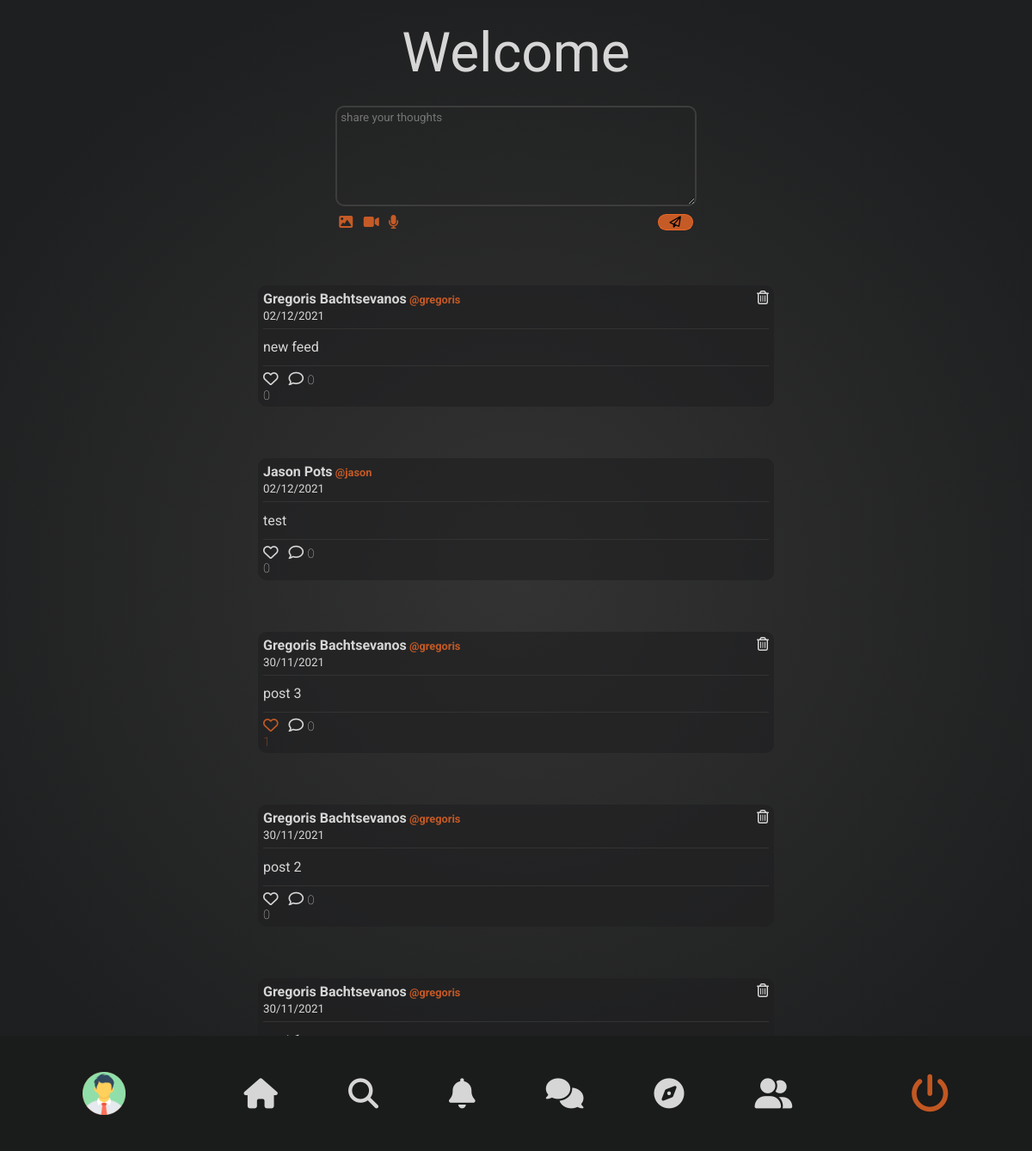
/homepage.php (signed in), run on the app's committed database.
### tables this page shows
CREATE TABLE `users` (
  `id` int(10) UNSIGNED NOT NULL,
  `username` varchar(20) DEFAULT NULL,
  `fullname` varchar(60) DEFAULT NULL,
  `bio` varchar(300) DEFAULT NULL,
  `avatar` varchar(50) DEFAULT NULL,
  `type` tinyint(4) DEFAULT 1,
  `status` tinyint(4) DEFAULT 0,
  `followers` int(10) UNSIGNED DEFAULT 0,
  `following` int(10) UNSIGNED DEFAULT 0,
  `auth_key` varchar(50) DEFAULT NULL
);

CREATE TABLE `posts` (
  `id` int(10) UNSIGNED NOT NULL,
  `user_id` int(10) UNSIGNED DEFAULT NULL,
  `parent_id` int(10) UNSIGNED DEFAULT NULL,
  `message` varchar(1000) DEFAULT NULL,
  `video` varchar(100) DEFAULT NULL,
  `images` varchar(100) DEFAULT NULL,
  `audio` varchar(30) DEFAULT NULL,
  `date_created` datetime DEFAULT NULL,
  `total_views` int(10) UNSIGNED DEFAULT 0,
  `total_reposts` int(10) UNSIGNED DEFAULT 0,
  `total_likes` int(10) UNSIGNED DEFAULT 0,
  `total_comments` int(10) UNSIGNED DEFAULT 0,
  `mentions` varchar(255) DEFAULT NULL,
  `hashtags` varchar(255) DEFAULT NULL,
  `repost_id` int(10) UNSIGNED DEFAULT NULL
);

### app/model/settings.php (called while the page is built, shortened)
<?php
$dbhost = 'localhost';
$dbuser = 'root';
$dbpass = '';
$dbname = 'socialnetwork';
class DB extends SQL{
    public $pdo, $i='`';
    function __construct($c){
        extract($c);
        $this->pdo = new PDO($dsn, $user, $pass, $args);
    }
    function row($q, $p = NULL){
        return($s = $this->query($q, $p)) ? $s -> fetch(PDO::FETCH_OBJ) : 0;
    }
    function fetch($q,$p=NULL){
        return($s = $this->query($q,$p))?$s->fetchAll(PDO::FETCH_OBJ):0;
    }
    function query($q,$p=NULL){
        $s = $this->pdo -> prepare(self::$q[] = str_replace('"', $this->i, $q));
        $s -> execute($p);
        return $s;
    }
}
$config = array(
        'dsn' => 'mysql:host='.$dbhost.';dbname='.$dbname.'',
        'user' => $dbuser,
        'pass' => $dbpass,
        'args' => array(
			PDO::ATTR_ERRMODE => PDO::ERRMODE_EXCEPTION,
			PDO::MYSQL_ATTR_INIT_COMMAND => "SET NAMES utf8"
        )
);
$db = new DB($config);
?>

### public/includes/feeds.php (the view, shortened to what this page needs)
<?php
foreach(array_reverse($rows) as $post):
    $sql = "SELECT `fullname`, `username`, id FROM `users` WHERE `id` = '$post->user_id'";
    $row = $db->row($sql);
    $liked_class = '';
    $sql = 'SELECT `date` FROM posts_likes WHERE post_id = ? AND user_id = ?';
    $params = array($post->id, $_SESSION['user']);
    $like = $db->row($sql, $params);
    if(isset($like->date)){
        $liked_class = 'liked';
    }
    $rows = $db->fetch($sql, $params);?>
    <div class="feed" data-id="<?php echo $post->id ?>">
        <div class="feed-info">
            <div class="post-header">
                <?php echo "<h4>".ucwords($row->fullname)."<a href='../public/profile.php?id=".$row->id."'><span> @$row->username</span></a></h4>";
                echo $_SESSION['user'] === $post->user_id ?  "<i class='far fa-trash-alt delete-feed' data-id='$post->id'></i>" : null; ?>
            </div>
                <span><small><?php echo date("d/m/Y", strtotime($post->date_created)) ?></small></span>
            <hr>
        </div>
        <div class="feed-message">
            <p class="post-msg"><?php echo $post->message ?></p>
            <hr>
            <div class="reactions">
                <span class="fas fa-heart <?php echo $liked_class?>">
                    <small class="likes"><?php echo $post->total_likes?></small>
                </span>
                <div class="comment-body">
                    <span class="fas fa-comment" id="<?php echo $post->id ?>">
                        <small class="comment-count"><?php echo $post->total_comments?></small>
                    </span>
                </div>
            </div>
        </div>
    </div>
<?php endforeach; ?>

### public/includes/navigationbar.php (shortened to what this page needs)
<?php
        $sql = "SELECT * FROM users WHERE id = ?";
        $params = array($_SESSION['user']);
        $row = $db->row($sql, $params);
        if($row->avatar){
            $avatar = "<img style='width:100%' src='../files/assets/img/avatars/".$row->avatar."'>";
        }else{
            $avatar = "<span class='user-icon'>".substr(ucwords($row->fullname),0,1)."</span>";
        }
?>
<nav id='nav-container'>
    <ul id='nav-items'>
        <li id='nav-item'>
            <a id='user' href='./profile.php?id=<?php echo $_SESSION['user'] ?>'><?php echo $avatar ?></a>
        </li>
        <div id="space">
        <li id='nav-item'>
            <a href="./homepage.php"><i class='fas fa-home' style='font-size:35px'></i></a>
        </li>
        <li id='nav-item'>
            <a href="#"><i class='fas fa-search' style='font-size:35px'></i></a>
        </li>
        <li id='nav-item'>
            <a href="#"><i class='fas fa-bell' style='font-size:35px'></i></a>
        </li>
        <li id='nav-item'>
            <a href="#"><i class='fas fa-comments' style='font-size:35px'></i></a>
        </li>
        <li id='nav-item'>
            <a href="#"><i class='fas fa-compass' style='font-size:35px'></i></a>
        </li>
        <li id='nav-item'>
            <a href="#"><i class='fas fa-user-friends' style='font-size:35px'></i></a>
        </li>
        </div>
        <li id='nav-item'>
            <a id='logout' href='index.php?logout=1'><i class="fas fa-power-off" style="font-size:45px"></i></a>
        </li>
    </ul>
</nav>

### styles/style.css (style rules this page uses)
:root { --main-bg-color: radial-gradient(circle, rgba(51,51,51,1) 0%, rgba(30,31,32,1) 80%); --secondary-bg-color: rgba(30, 31, 32, 1); --main-text-color: #d6d6d6; --secondary-text-color: #fc6d26be; --small-text-size: .6rem; --middle-text-size: .9rem; }
* { padding: 0; margin: 0; box-sizing: border-box; font-family: "Roboto", sans-serif; outline: none; }
body { width: 100%; height: 100%; color: var(--main-text-color); background: var(--main-bg-color); }
.liked { color: var(--secondary-text-color); }
#feed-container #feed-controler .feed { border-radius: 10px; padding: 1%; margin: 10% 0; background-color: rgba(30, 31, 32, 0.6); }
#feed-container #feed-controler .feed .feed-info .post-header { display: flex; justify-content: space-between; }
#feed-container #feed-controler .feed .feed-info .post-header h4 a { text-decoration: none; }
#feed-container #feed-controler .feed .feed-info .post-header h4 a span { color: var(--secondary-text-color); font-size: 0.8rem; }
#feed-container #feed-controler .feed hr { border: none; border-top: 1px solid #333333; margin: 1% 0; }
#feed-container #feed-controler .feed .feed-message .post-msg { padding: 1% 0; }
#feed-container #feed-controler .feed .feed-message .reactions { display: flex; width: 100%; }
#feed-container #feed-controler .feed .feed-message .reactions .fa-heart { font-size: 1.1rem; font-weight: 100; height: 1%; width: 5%; }
#feed-container #feed-controler .feed .feed-message .reactions .comment-body { width: 90%; }
#feed-container #feed-controler .feed .feed-message .reactions .comment-body .fa-comment { font-size: 1.1rem; font-weight: 100; }
#nav-container { position: fixed; top: 0; width: 5%; height: 100%; background-color: #1a1b1be7; display: flex; flex-direction: row; z-index: 2; }
#nav-container #nav-items { height: 100%; width: 100%; margin: auto; display: flex; flex-direction: column; justify-content: space-between; }
#nav-container #nav-items #space { width: 100%; height: 50%; display: flex; flex-direction: column; justify-content: space-around; align-items: center; }
#nav-container #nav-items #nav-item { margin: auto; list-style: none; cursor: pointer; }
#nav-container #nav-items #nav-item a { color: var(--main-text-color); }
#nav-container #nav-items #nav-item #user { top: 5%; width: 50px; height: 50px; display: flex; border-radius: 50px; align-items: center; text-decoration: none; justify-content: center; color: var(--secondary-bg-color); background-color: var(--secondary-text-color); }
#nav-container #nav-items #nav-item #logout { bottom: 5%; color: var(--secondary-text-color); }
@media all and (max-width: 1200px) { #nav-container { position: fixed; top: 90%; left: 0; width: 100%; height: 10%; background-color: #1a1b1b; flex-direction: column; vertical-align: baseline; } }
@media all and (max-width: 1200px) { #nav-container #nav-items { width: 100%; height: 100%; flex-direction: row; align-items: center; } }
@media all and (max-width: 1200px) { #nav-container #nav-items #space { flex-direction: row; width: 60%; } }

### data on the page
users: avatar (picture)
posts: user.fullname "Gregoris Bachtsevanos", user.username "gregoris", date_created "02/12/2021", message "new feed", total_likes "0", total_comments "0"
posts: user.fullname "Jason Pots", user.username "jason", date_created "02/12/2021", message "test", total_likes "0", total_comments "0"
posts: user.fullname "Gregoris Bachtsevanos", user.username "gregoris", date_created "30/11/2021", message "post 3", total_likes "1", total_comments "0"
posts: user.fullname "Gregoris Bachtsevanos", user.username "gregoris", date_created "30/11/2021", message "post 2", total_likes "0", total_comments "0"
posts: user.fullname "Gregoris Bachtsevanos", user.username "gregoris", date_created "30/11/2021"
